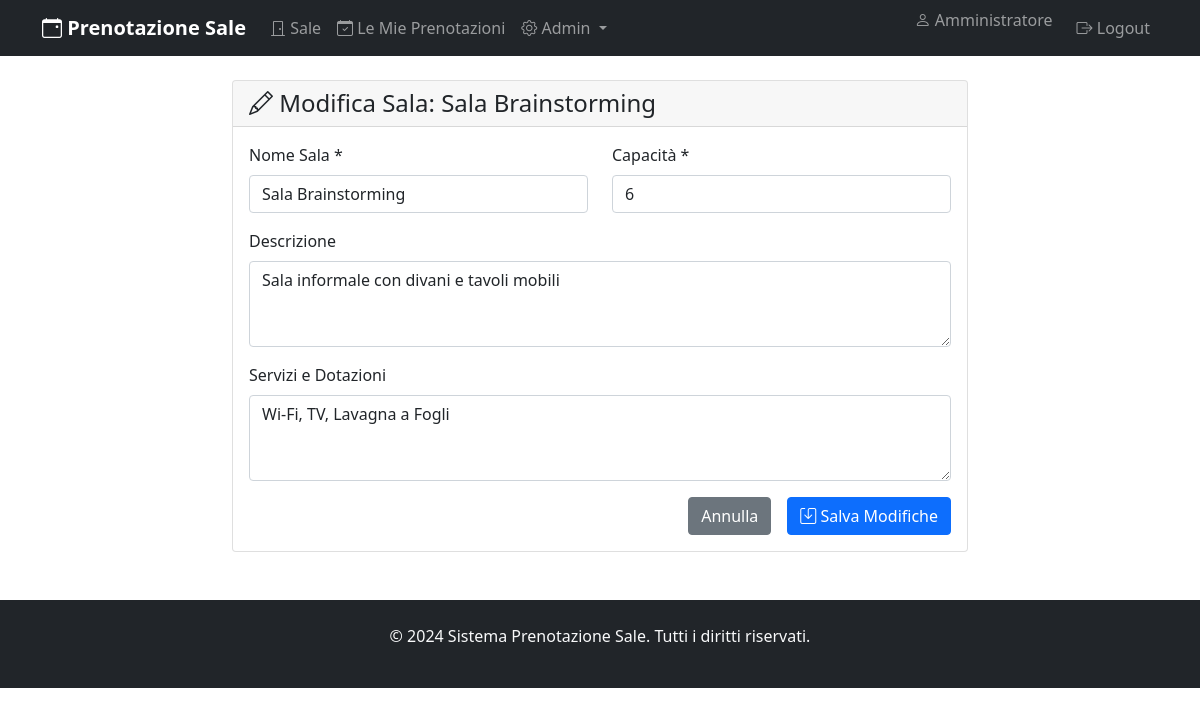
The app's page /rooms/edit.php?id=4 (signed in) with its own data.
### tables this page shows
CREATE TABLE IF NOT EXISTS rooms (
    id INT PRIMARY KEY AUTO_INCREMENT,
    name VARCHAR(100) NOT NULL,
    description TEXT,
    capacity INT,
    amenities TEXT,
    is_active BOOLEAN DEFAULT TRUE,
    created_by INT,
    created_at TIMESTAMP DEFAULT CURRENT_TIMESTAMP,
    FOREIGN KEY (created_by) REFERENCES users(id)
);

### src/controllers/RoomController.php (called while the page is built, shortened)
<?php
require_once __DIR__ . '/../models/Room.php';
class RoomController {
    private $roomModel;
    public function __construct() {
        $this->roomModel = new Room();
    }
    public function edit($id) {
        $room = $this->roomModel->getById($id);
        include __DIR__ . '/../views/rooms/edit.php';
    }
}
?>

### src/rooms/edit.php (called while the page is built)
<?php
require_once __DIR__ . '/../controllers/RoomController.php';
$controller = new RoomController();
$controller->edit($_GET['id'] ?? 0);
?>

### src/utils/Database.php (called while the page is built, shortened)
<?php
require_once __DIR__ . '/../config/database.php';
class Database {
    private $connection;
    private static $instance = null;
    public static function getInstance() {
        if (self::$instance === null) {
            self::$instance = new self();
        }
        return self::$instance;
    }
    private function __construct() {
        try {
            $this->connection = new PDO(
                DatabaseConfig::getDSN(),
                DatabaseConfig::USER,
                DatabaseConfig::PASSWORD
            );
            $this->connection->setAttribute(PDO::ATTR_ERRMODE, PDO::ERRMODE_EXCEPTION);
            $this->connection->setAttribute(PDO::ATTR_DEFAULT_FETCH_MODE, PDO::FETCH_ASSOC);
        } catch (PDOException $e) {
            die("❌ Errore di connessione al database: " . $e->getMessage());
        }
    }
    public function execute($sql, $params = []) {
        try {
            $stmt = $this->connection->prepare($sql);
            $stmt->execute($params);
            return $stmt;
        } catch (PDOException $e) {
            die("❌ Errore query: " . $e->getMessage() . " - SQL: " . $sql);
        }
    }
    public function fetchOne($sql, $params = []) {
        $stmt = $this->execute($sql, $params);
        return $stmt->fetch();
    }
}
?>

### src/models/Room.php (called while the page is built, shortened)
<?php
require_once __DIR__ . '/../utils/Database.php';
class Room {
    private $db;
    public function __construct() {
        $this->db = Database::getInstance();
    }
    public function getById($id) {
        return $this->db->fetchOne("SELECT * FROM rooms WHERE id = ? AND is_active = TRUE", [$id]);
    }
}
?>

### src/config/database.php (called while the page is built, shortened)
<?php
class DatabaseConfig {
    public static function getDSN() {
        return "mysql:host=" . self::HOST . ";dbname=" . self::DBNAME . ";charset=" . self::CHARSET;
    }
}
?>

### src/views/rooms/edit.php (the view, shortened to what this page needs)
<?php include __DIR__ . '/../layout/header.php'; ?>
<div class="row justify-content-center">
    <div class="col-md-8">
        <div class="card">
            <div class="card-header">
                <h4 class="mb-0"><i class="bi bi-pencil"></i> Modifica Sala: <?= htmlspecialchars($room['name']) ?></h4>
            </div>
            <div class="card-body">
                <form method="POST">
                    <div class="row">
                        <div class="col-md-6">
                            <div class="mb-3">
                                <label for="name" class="form-label">Nome Sala *</label>
                                <input type="text" class="form-control" id="name" name="name" required
                                       value="<?= htmlspecialchars($_POST['name'] ?? $room['name']) ?>">
                            </div>
                        </div>
                        <div class="col-md-6">
                            <div class="mb-3">
                                <label for="capacity" class="form-label">Capacità *</label>
                                <input type="number" class="form-control" id="capacity" name="capacity" required
                                       value="<?= htmlspecialchars($_POST['capacity'] ?? $room['capacity']) ?>"
                                       min="1" max="1000">
                            </div>
                        </div>
                    </div>
                    <div class="mb-3">
                        <label for="description" class="form-label">Descrizione</label>
                        <textarea class="form-control" id="description" name="description" rows="3"><?= htmlspecialchars($_POST['description'] ?? $room['description']) ?></textarea>
                    </div>
                    <div class="mb-3">
                        <label for="amenities" class="form-label">Servizi e Dotazioni</label>
                        <textarea class="form-control" id="amenities" name="amenities" rows="3"><?= htmlspecialchars($_POST['amenities'] ?? $room['amenities']) ?></textarea>
                    </div>
                    <div class="d-grid gap-2 d-md-flex justify-content-md-end">
                        <a href="/rooms/admin.php" class="btn btn-secondary me-md-2">Annulla</a>
                        <button type="submit" class="btn btn-primary">
                            <i class="bi bi-save"></i> Salva Modifiche
                        </button>
                    </div>
                </form>
            </div>
        </div>
    </div>
</div>
<?php include __DIR__ . '/../layout/footer.php'; ?>

### records on screen
rooms: name "Sala Brainstorming", capacity "6", description "Sala informale con divani e tavoli mobili", amenities "Wi-Fi, TV, Lavagna a Fogli"

### other values on screen
$currentUser['name'] "Amministratore"
